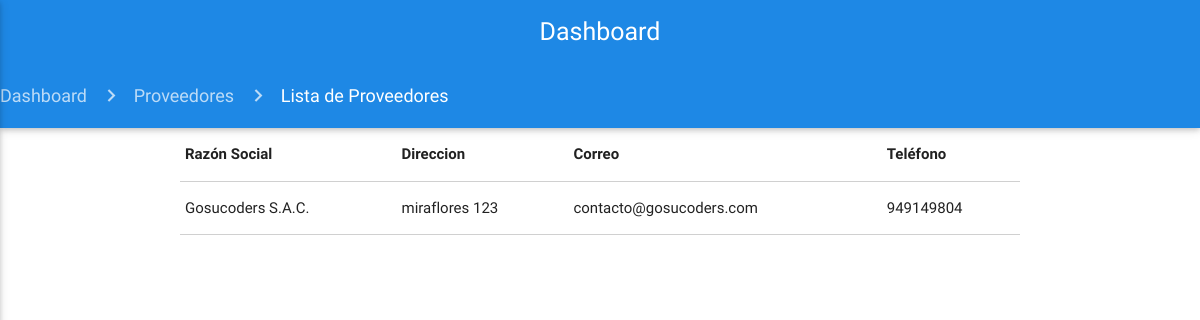
The app's page /administrador/lista_proveedores (signed in) with its own data.
### compras/models.py (models this page shows, shortened)
class Proveedor(models.Model):
    razon_social = models.CharField('Razon Social', max_length=100)
    direccion = models.CharField('Direccion', max_length=100)
    correo = models.CharField('Correo', max_length=100)
    telefono= models.CharField('Telefono', max_length=100)

### administrador/views.py (the view)
# urls.py: url(r'^administrador/lista_proveedores', views.lista_proveedores, name='lista_proveedores'),
def lista_proveedores(request):
    template = loader.get_template("administrador/proveedores/lista_proveedores.html")
    proveedores= Proveedor.objects.all()
    context = {'proveedores':proveedores}
    return HttpResponse(template.render(context, request))

### templates/administrador/proveedores/lista_proveedores.html
{% extends 'administrador/base.html' %}
{% load staticfiles %}
{% block content %}
<nav>
	<div class="nav-wrapper blue darken-1">
		<div class="col s12">
			<a href="{% url 'administrador' %}" class="breadcrumb">Dashboard</a>
			<a href="{% url 'dashboard_proveedores' %}" class="breadcrumb">Proveedores</a>
			<a href="#!" class="breadcrumb">Lista de Proveedores</a>
		</div>
	</div>
</nav>
    <div class="container lista-tiendas">
        <table class="highlight bordered">
        <thead>
          <tr>
              <th data-field="id">Razón Social</th>
              <th data-field="name">Direccion</th>
              <th data-field="price">Correo</th>
              <th data-field="price">Teléfono</th>
          </tr>
        </thead>
        <tbody>
            {% for proveedor in proveedores%}
          <tr>
            <td>{{proveedor.razon_social}}</td>
            <td>{{proveedor.direccion}}</td>
            <td>{{proveedor.correo}}</td>
            <td>{{proveedor.telefono}}</td>
          </tr>
            {% endfor %}
        </tbody>
      </table>
    </div>
{% endblock %}

### records on screen
Proveedor: razon_social "Gosucoders S.A.C.", direccion "miraflores 123", correo "contacto@gosucoders.com", telefono "949149804"
